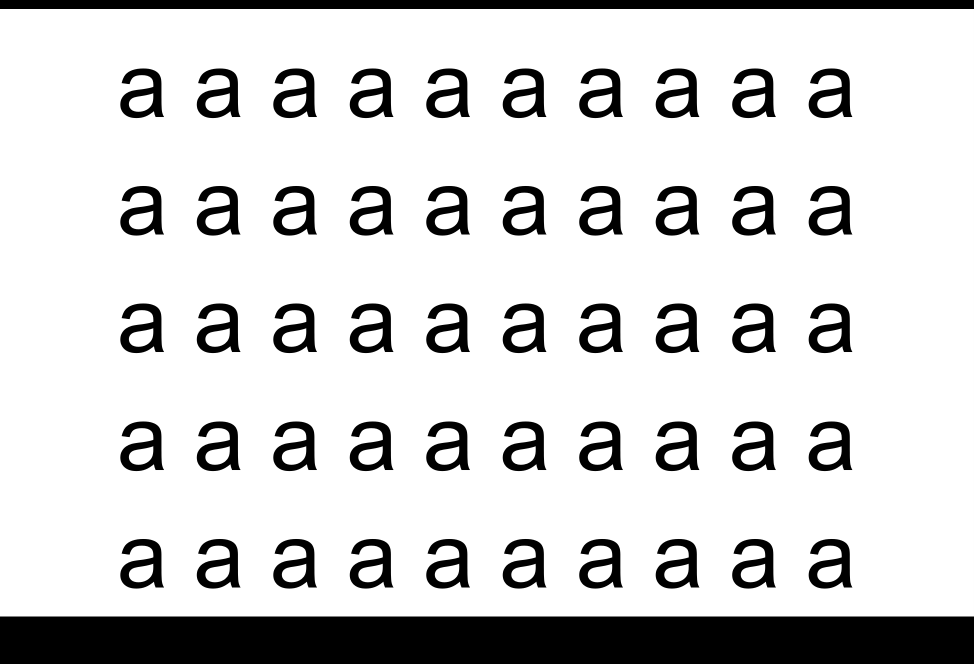
#> input picture Lab4/pytesseract computer.png, 1947 x 1327 px (shown at 1/2 size)
$ python -i Thresholding_sameres.py   (imports and definitions only)
#> lines starting #> are read from the running program, lines starting #| are printed output that depends on the picture; after the words box and inside, x2 and y2 are one past the last pixel; in counts of white or black regions, pixels touching at a corner belong together
#> further down, picture is the input picture: shape (1327, 1947); min 0, max 255, mean 211.7
import cv2
import sys
import math
import numpy as np
from tkinter import filedialog as fd
from tkinter.messagebox import showinfo
from tkinter import *


def preprocessing(img):
    # OTSU threshold
    ret, thresh1 = cv2.threshold(img, 0, 255, cv2.THRESH_OTSU | cv2.THRESH_BINARY_INV)
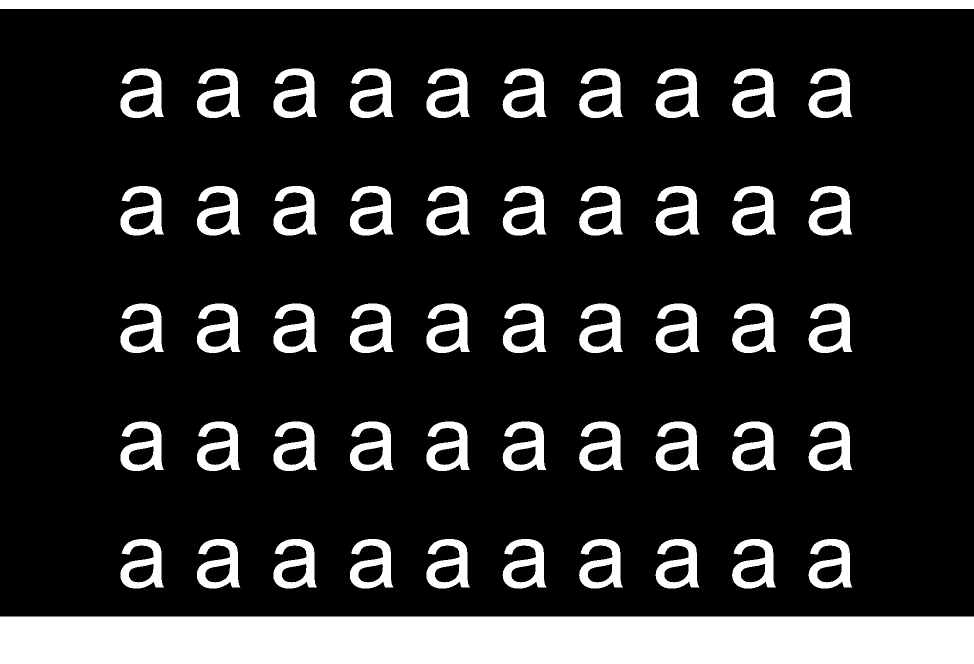
#> thresh1: shape (1327, 1947) (shown at 1/2 size); 17% white; 52 white regions, largest, box (x1, y1, x2, y2) and area: (0, 1233, 1947, 1327) 183018, (0, 0, 1947, 18) 35046, (1464, 137, 1552, 236) 4447
#> ret = 128

    #cv2.imshow('thresh1', thresh1)
    cv2.imwrite('tresh1.png', thresh1)

    #Si hay puntos afuera
    # 3 erosion, 3 dilatacion

    #Si no letras con puntos dentro -> dilatacion
    #Si no hay puntos afuera entonces aplico dilatacion erosion

    # Estructura y tamanho de kernel
    kernel = cv2.getStructuringElement(cv2.MORPH_RECT, (2, 2))

    # Dilatacion
    dilation = cv2.dilate(thresh1, kernel, iterations = 3)
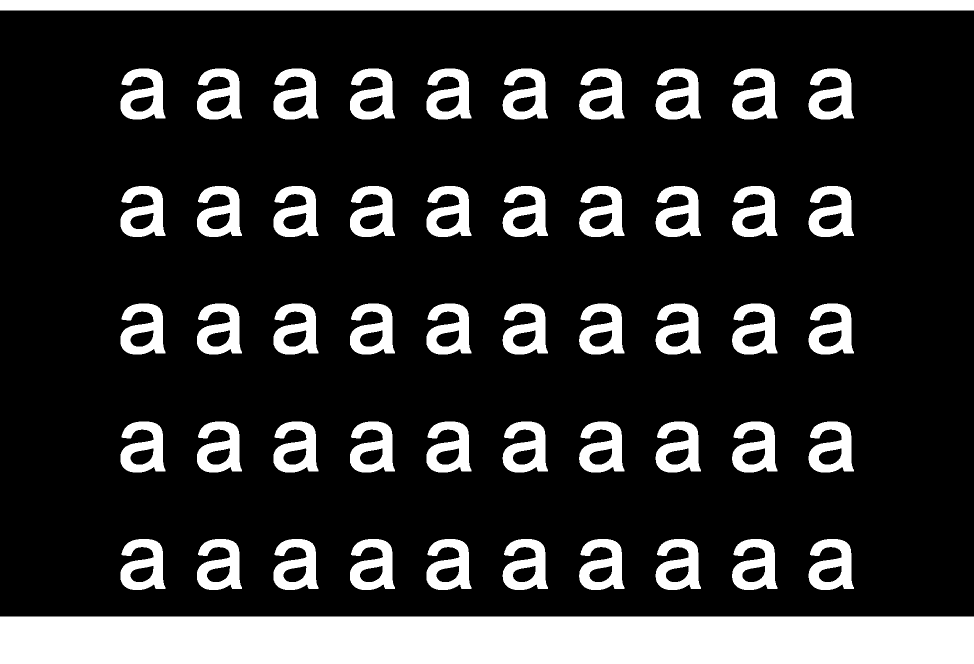
#> dilation: shape (1327, 1947) (shown at 1/2 size); 19.4% white; 52 white regions, largest, box (x1, y1, x2, y2) and area: (0, 1233, 1947, 1327) 183018, (0, 0, 1947, 21) 40887, (1464, 137, 1555, 239) 5537
    #cv2.imshow('dilation', dilation)
    cv2.imwrite('dilation.png', dilation)

    # Erosion
    erosion = cv2.erode(dilation, kernel, iterations = 3)
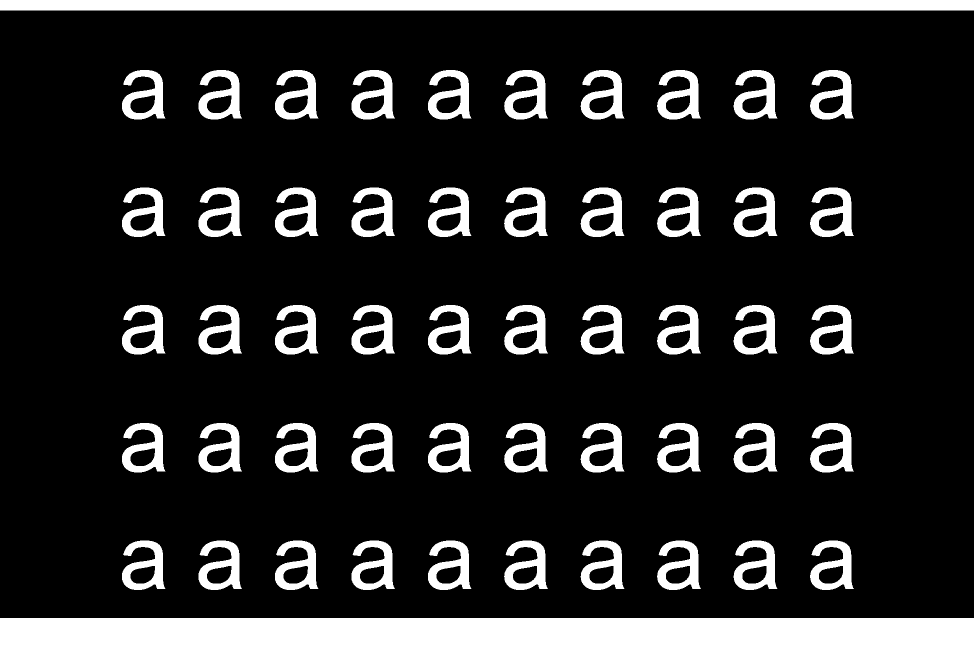
#> erosion: shape (1327, 1947) (shown at 1/2 size); 17% white; 52 white regions
    #cv2.imshow('erode', erosion)
    cv2.imwrite('erode.png', erosion)

    # Bordes
    contours, hierarchy = cv2.findContours(erosion, cv2.RETR_EXTERNAL,
                                                     cv2.CHAIN_APPROX_NONE)
#> contours = 52 contours; largest, box (x1, y1, x2, y2) and area: (0, 1236, 1947, 1327) 175140, (0, 0, 1947, 21) 38920, (1467, 1081, 1555, 1180) 5518, (1467, 846, 1555, 945) 5518, (1467, 610, 1555, 709) 5518
    # Copia de la imagen final
    imgCopy = erosion.copy()
    i = minH = minW = maxH = maxW = 0
    lastY = lastX = lastW = lastH = -1

    for cnt in contours:
        x, y, w, h = cv2.boundingRect(cnt)

        #Los valores minimos de todas las letras para no tire basura
        if h > 24 and w > 19:

            if maxH < h:
                maxH = h

            if maxW < w:
                maxW = w
#> this loop made 52 passes
#> (x, y, w, h, maxH, maxW) on pass 1: (0, 1236, 1947, 91, 91, 1947)
#> (x, y, w, h, maxH) on pass 2: (1620, 1081, 88, 99, 99)
#> after the loop, maxH = 99; maxW = 1947


    maxH +=1
#> maxH = 100
    maxW +=1
#> maxW = 1948

    # Loop a los bordes
    for cnt in contours:
        x, y, w, h = cv2.boundingRect(cnt)

        #Los valores minimos de todas las letras para no tire basura
        if h > 24 and w > 19:

            # Crop
            rect = cv2.rectangle(imgCopy, (x, y), (x + maxW, y + maxH), (0, 0, 0), 0)

            # Crop
            cropped = imgCopy[y + int(h/2) - int((maxH/2)):y + int(h/2) + int((maxH/2)), x + int(w/2) - int(maxW/2):x + int(w/2) + int((maxW/2))]
            print("y: ", y, " x: ", x, "\ny+maxH: ", y+maxH, " x+maxW", x+maxW)
            print("N y: ", y-int(((maxH-h)/2)), " N x: ", x-(int((maxW-w)/2)), "\nN y+maxH: ", y + h + int(((maxH-h)/2))), " N x+maxW", x + w + int(((maxW-w)/2))

            #print(""+str(h)+", "+str(w)+"")
            cv2.imwrite('Cropped\\cropped'+str(i)+'.png', cropped)

            # [6 lines of commented-out code are left out]


            i+=1
#> this loop made 52 passes
#> (x, y, w, h) on passes 1 to 12: (0, 1236, 1947, 91), (1620, 1081, 88, 99), (1467, 1081, 88, 99), (1314, 1081, 88, 99), (1161, 1081, 88, 99), (1008, 1081, 88, 99), (856, 1081, 87, 99), (703, 1081, 87, 99), (550, 1081, 87, 99), (397, 1081, 87, 99), (244, 1081, 87, 99), (1620, 846, 88, 99)
#> (printed output is left out)
#> pass 1, in preprocessing, `rect = cv2.rectangle(imgCopy, (x, y), (x + maxW, y + maxH), (0, 0, 0),..`:
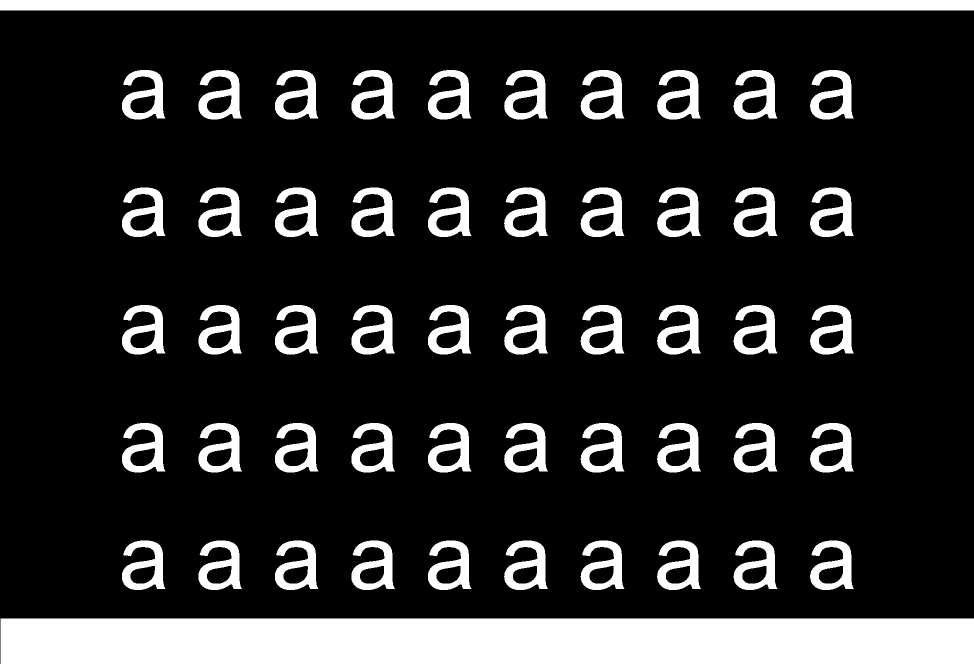
#> rect: shape (1327, 1947) (shown at 1/2 size); 17% white; 52 white regions, largest, box (x1, y1, x2, y2) and area: (1, 1237, 1947, 1327) 175140, (0, 0, 1947, 21) 40887, (1467, 140, 1555, 239) 4457
#> pass 2, in preprocessing, `cropped = imgCopy[y + int(h/2) - int((maxH/2)):y + int(h/2) + int((max..`:
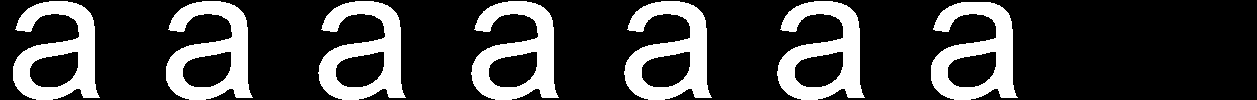
#> cropped: shape (100, 1257); 24.7% white; 7 white regions, largest, box (x1, y1, x2, y2) and area: (777, 1, 865, 100) 4457, (624, 1, 712, 100) 4453, (471, 1, 559, 100) 4446
#> after the loop:
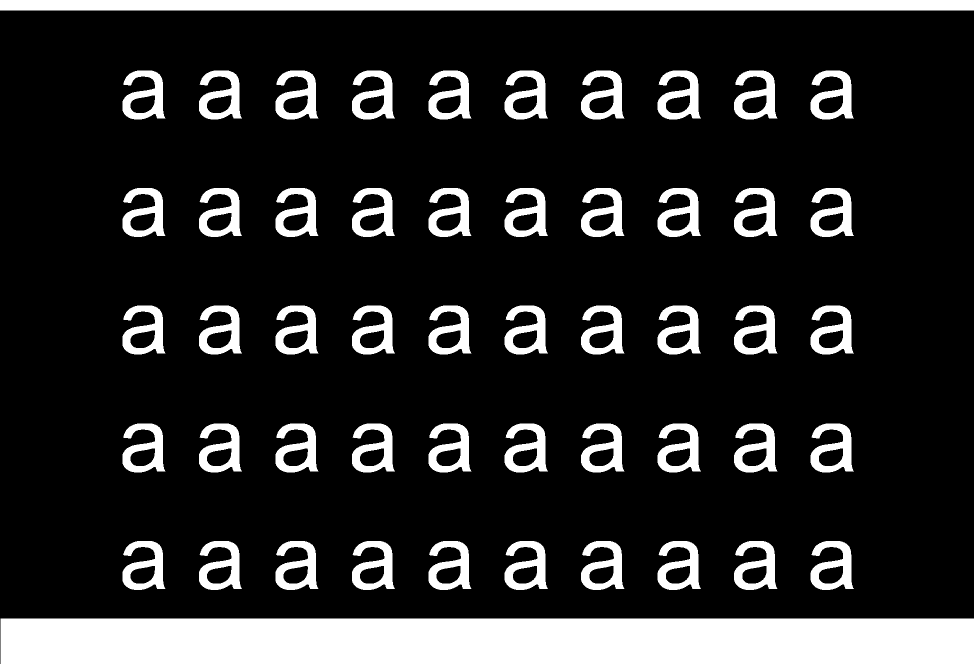
#> imgCopy: shape (1327, 1947) (shown at 1/2 size); 16.9% white; 52 white regions, largest, box (x1, y1, x2, y2) and area: (1, 1237, 1947, 1327) 175140, (0, 0, 1947, 21) 40887, (1468, 141, 1555, 239) 4433
#> after the loop, i = 51

    print('h: ', maxH)
#| h:  100
    print('w: ', maxW)
#| w:  1948

def processImg(fileName):
    img = cv2.imread('Especimenes\\'+fileName, cv2.IMREAD_GRAYSCALE)
    if img is None:
        showinfo(title = 'Error', message = 'No se pudo leer la imagen')
        sys.exit('No se pudo leer la imagen.')

    print(fileName)
    preprocessing(img)

def main():
    specimens = ['a', 'e', 'i', 'o', 'u']
    images = [' Danny.jpg', ' Dario.png', ' Edwin.png', ' Ericka.png', ' Esteban.png', ' Gerald.png', ' Nelson.jpg', ' Sebastian.jpg']
    minHs = [47, 27, 0, 32, 24]
    minWs = [19, 19, 0, 19, 19]

    i = 0
    for specimen in specimens:
        if specimen == 'o':
            for image in images:
                if image == ' Sebastian.jpg':
                    processImg(specimen+image)
        i+=1

>>> import cv2
>>> picture = cv2.imread('pytesseract computer.png', cv2.IMREAD_GRAYSCALE)
>>> result = preprocessing(picture)
